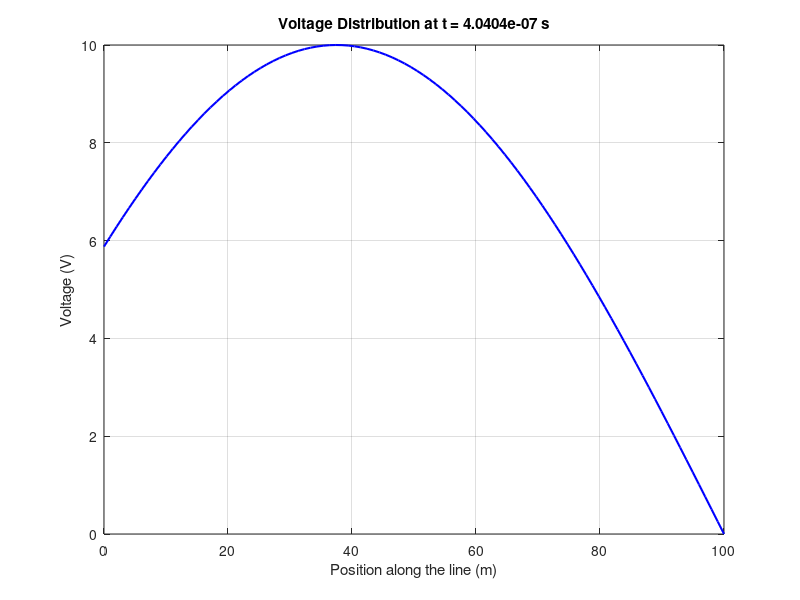
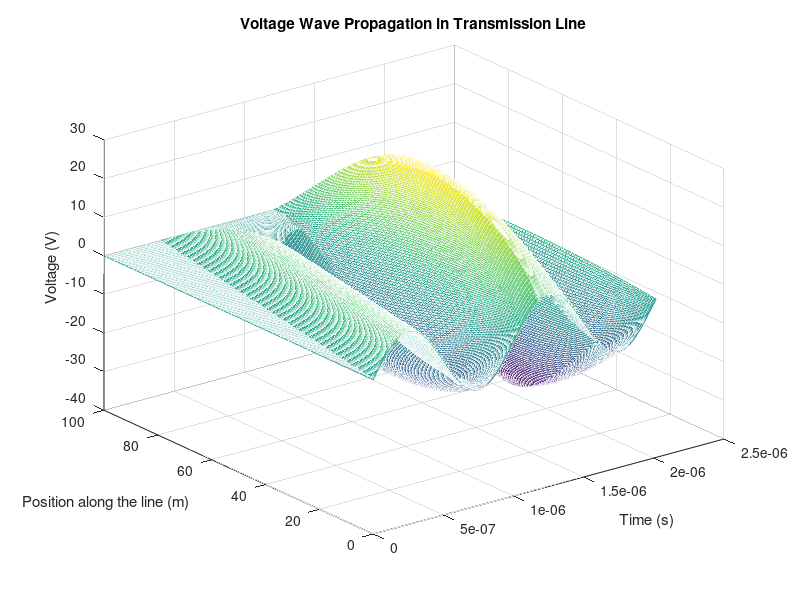

MATLAB code to generate these figures, in order:
% Parameters
L = 2e-6; % Inductance per unit length (H/m)
C = 8e-12; % Capacitance per unit length (F/m)
Z0 = sqrt(L / C); % Characteristic impedance (Ohms)
L_line = 100; % Length of the transmission line (m)
Nx = 100; % Number of spatial points
dx = L_line / (Nx - 1); % Spatial step (m)
c = 1 / sqrt(L * C); % Wave propagation speed (m/s)
dt = dx / c; % Time step (s) for stability
Nt = 500; % Number of time steps
f = 1e6; % Frequency of input signal (Hz)
Vin = @(t) 10 * sin(2 * pi * f * t); % Input voltage signal

% Initialize voltage and current matrices
V = zeros(Nx, Nt); % Voltage
I = zeros(Nx, Nt); % Current

% Set boundary conditions
ZL = 200; % Load impedance (Ohms)
V(1, :) = Vin((0:Nt-1) * dt); % Input voltage at the left end
I(end, :) = V(end, :) / ZL; % Current at the load (right end)

% Update voltage using FDM (Finite Difference Method)
for n = 2:Nt-1
    for i = 2:Nx-1
        % FDM update equation for voltage
        V(i, n+1) = 2 * V(i, n) - V(i, n-1) + ...
                    (c^2 * dt^2 / dx^2) * (V(i+1, n) - 2 * V(i, n) + V(i-1, n));
    end
end

% Spatial positions and time vector
x = linspace(0, L_line, Nx); % Spatial positions
t = (0:Nt-1) * dt; % Time vector

% Plot voltage distribution at a specific time step
time_index = 100; % Choose a time step for visualization

figure;
plot(x, V(:, time_index), 'b-', 'LineWidth', 1.5);
xlabel('Position along the line (m)');
ylabel('Voltage (V)');
title(['Voltage Distribution at t = ', num2str(time_index * dt), ' s']);
grid on;

% Corrected 3D wave propagation plot
figure;
[T, X] = meshgrid(t, x); % Create grids for time and position
% Corrected 3D wave propagation plot
figure;
[T, X] = meshgrid(t, x); % Create grids for time and position
mesh(T, X, V); % Voltage matrix remains unchanged
xlabel('Time (s)');
ylabel('Position along the line (m)');
zlabel('Voltage (V)');
title('Voltage Wave Propagation in Transmission Line');